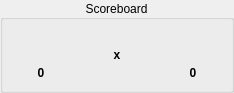
<?xml version="1.0" encoding="UTF-8"?>
<ui version="4.0">
    <class>ScoreboardWidget</class>
    <widget class="QWidget" name="ScoreboardWidget">
        <property name="geometry">
            <rect>
                <x>0</x>
                <y>0</y>
                <width>234</width>
                <height>93</height>
            </rect>
        </property>
        <property name="minimumSize">
            <size>
                <width>80</width>
                <height>60</height>
            </size>
        </property>
        <property name="windowTitle">
            <string>Form</string>
        </property>
        <layout class="QHBoxLayout" name="scoreboardLayout">
            <property name="spacing">
                <number>0</number>
            </property>
            <property name="leftMargin">
                <number>0</number>
            </property>
            <property name="topMargin">
                <number>0</number>
            </property>
            <property name="rightMargin">
                <number>0</number>
            </property>
            <property name="bottomMargin">
                <number>0</number>
            </property>
            <item>
                <widget class="QGroupBox" name="scoreboardGroupBox">
                    <property name="title">
                        <string>Scoreboard</string>
                    </property>
                    <property name="alignment">
                        <set>Qt::AlignCenter</set>
                    </property>
                    <property name="flat">
                        <bool>false</bool>
                    </property>
                    <property name="checkable">
                        <bool>false</bool>
                    </property>
                    <layout class="QHBoxLayout" name="scoreboardGroupBoxLayout">
                        <property name="spacing">
                            <number>0</number>
                        </property>
                        <property name="leftMargin">
                            <number>0</number>
                        </property>
                        <property name="topMargin">
                            <number>0</number>
                        </property>
                        <property name="rightMargin">
                            <number>0</number>
                        </property>
                        <property name="bottomMargin">
                            <number>0</number>
                        </property>
                        <item>
                            <layout class="QVBoxLayout" name="firstTeamLayout">
                                <item>
                                    <widget class="QLabel" name="firstTeamColor">
                                        <property name="text">
                                            <string/>
                                        </property>
                                        <property name="alignment">
                                            <set>Qt::AlignCenter</set>
                                        </property>
                                    </widget>
                                </item>
                                <item>
                                    <widget class="DynamicFontSizeQLabel" name="firstTeamScore">
                                        <property name="sizePolicy">
                                            <sizepolicy hsizetype="Minimum" vsizetype="Minimum">
                                                <horstretch>0</horstretch>
                                                <verstretch>0</verstretch>
                                            </sizepolicy>
                                        </property>
                                        <property name="font">
                                            <font>
                                                <weight>75</weight>
                                                <bold>true</bold>
                                            </font>
                                        </property>
                                        <property name="text">
                                            <string>0</string>
                                        </property>
                                        <property name="alignment">
                                            <set>Qt::AlignCenter</set>
                                        </property>
                                    </widget>
                                </item>
                            </layout>
                        </item>
                        <item>
                            <layout class="QVBoxLayout" name="middleLayout">
                                <item>
                                    <widget class="DynamicFontSizeQLabel" name="labelX">
                                        <property name="sizePolicy">
                                            <sizepolicy hsizetype="Minimum" vsizetype="Minimum">
                                                <horstretch>0</horstretch>
                                                <verstretch>0</verstretch>
                                            </sizepolicy>
                                        </property>
                                        <property name="font">
                                            <font>
                                                <weight>75</weight>
                                                <bold>true</bold>
                                            </font>
                                        </property>
                                        <property name="text">
                                            <string>x</string>
                                        </property>
                                        <property name="alignment">
                                            <set>Qt::AlignCenter</set>
                                        </property>
                                    </widget>
                                </item>
                            </layout>
                        </item>
                        <item>
                            <layout class="QVBoxLayout" name="secondTeamLayout">
                                <item>
                                    <widget class="QLabel" name="secondTeamColor">
                                        <property name="baseSize">
                                            <size>
                                                <width>0</width>
                                                <height>0</height>
                                            </size>
                                        </property>
                                        <property name="text">
                                            <string/>
                                        </property>
                                        <property name="alignment">
                                            <set>Qt::AlignCenter</set>
                                        </property>
                                    </widget>
                                </item>
                                <item>
                                    <widget class="DynamicFontSizeQLabel" name="secondTeamScore">
                                        <property name="sizePolicy">
                                            <sizepolicy hsizetype="Minimum" vsizetype="Minimum">
                                                <horstretch>0</horstretch>
                                                <verstretch>0</verstretch>
                                            </sizepolicy>
                                        </property>
                                        <property name="font">
                                            <font>
                                                <weight>75</weight>
                                                <bold>true</bold>
                                            </font>
                                        </property>
                                        <property name="text">
                                            <string>0</string>
                                        </property>
                                        <property name="alignment">
                                            <set>Qt::AlignCenter</set>
                                        </property>
                                    </widget>
                                </item>
                            </layout>
                        </item>
                    </layout>
                </widget>
            </item>
        </layout>
    </widget>
    <customwidgets>
        <customwidget>
            <class>DynamicFontSizeQLabel</class>
            <extends>QLabel</extends>
            <header>soccer-common/Gui/Widgets/DynamicFontSizeQLabel/DynamicFontSizeQLabel.h</header>
        </customwidget>
    </customwidgets>
    <resources/>
    <connections/>
</ui>
